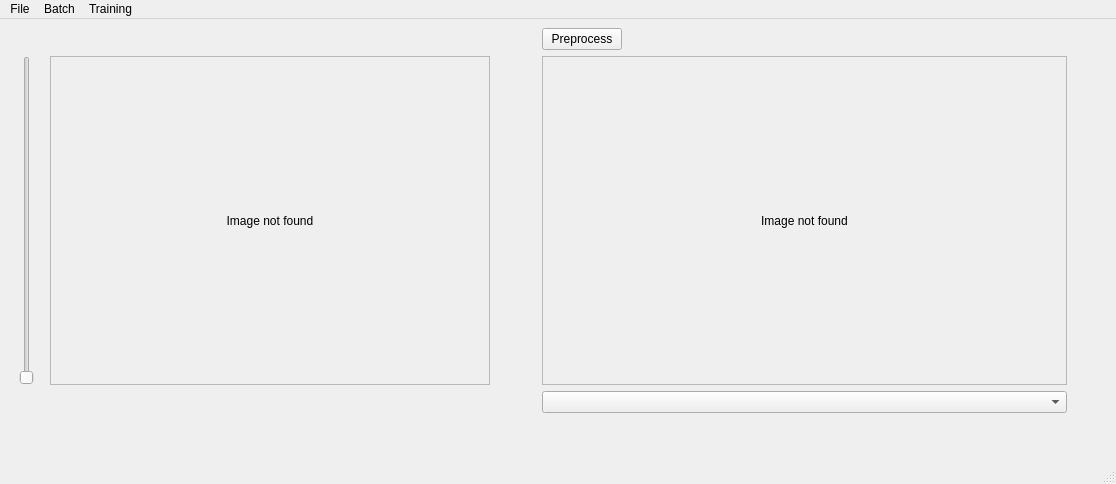
<?xml version="1.0" encoding="UTF-8"?>
<ui version="4.0">
 <class>MainWindow</class>
 <widget class="QMainWindow" name="MainWindow">
  <property name="geometry">
   <rect>
    <x>0</x>
    <y>0</y>
    <width>1116</width>
    <height>484</height>
   </rect>
  </property>
  <property name="windowTitle">
   <string>MainWindow</string>
  </property>
  <widget class="QWidget" name="centralwidget">
   <layout class="QGridLayout" name="gridLayout_2">
    <item row="4" column="3" colspan="3">
     <spacer name="verticalSpacer">
      <property name="orientation">
       <enum>Qt::Vertical</enum>
      </property>
      <property name="sizeType">
       <enum>QSizePolicy::Fixed</enum>
      </property>
      <property name="sizeHint" stdset="0">
       <size>
        <width>20</width>
        <height>40</height>
       </size>
      </property>
     </spacer>
    </item>
    <item row="2" column="3">
     <widget class="QScrollArea" name="source_image_scroll">
      <property name="minimumSize">
       <size>
        <width>300</width>
        <height>300</height>
       </size>
      </property>
      <property name="widgetResizable">
       <bool>true</bool>
      </property>
      <widget class="QWidget" name="scrollAreaWidgetContents">
       <property name="geometry">
        <rect>
         <x>0</x>
         <y>0</y>
         <width>428</width>
         <height>322</height>
        </rect>
       </property>
       <layout class="QGridLayout" name="gridLayout">
        <item row="0" column="1">
         <widget class="QLabel" name="source_label">
          <property name="text">
           <string>Image not found</string>
          </property>
          <property name="alignment">
           <set>Qt::AlignCenter</set>
          </property>
         </widget>
        </item>
       </layout>
      </widget>
     </widget>
    </item>
    <item row="2" column="5" colspan="2">
     <widget class="QScrollArea" name="scrollArea">
      <property name="minimumSize">
       <size>
        <width>300</width>
        <height>300</height>
       </size>
      </property>
      <property name="widgetResizable">
       <bool>true</bool>
      </property>
      <widget class="QWidget" name="scrollAreaWidgetContents_2">
       <property name="geometry">
        <rect>
         <x>0</x>
         <y>0</y>
         <width>508</width>
         <height>322</height>
        </rect>
       </property>
       <layout class="QGridLayout" name="gridLayout_3">
        <item row="0" column="0">
         <widget class="QLabel" name="preprocess_label">
          <property name="text">
           <string>Image not found</string>
          </property>
          <property name="alignment">
           <set>Qt::AlignCenter</set>
          </property>
         </widget>
        </item>
       </layout>
      </widget>
     </widget>
    </item>
    <item row="2" column="4">
     <spacer name="horizontalSpacer_3">
      <property name="orientation">
       <enum>Qt::Horizontal</enum>
      </property>
      <property name="sizeType">
       <enum>QSizePolicy::Fixed</enum>
      </property>
      <property name="sizeHint" stdset="0">
       <size>
        <width>40</width>
        <height>20</height>
       </size>
      </property>
     </spacer>
    </item>
    <item row="2" column="2">
     <spacer name="horizontalSpacer_4">
      <property name="orientation">
       <enum>Qt::Horizontal</enum>
      </property>
      <property name="sizeType">
       <enum>QSizePolicy::Fixed</enum>
      </property>
      <property name="sizeHint" stdset="0">
       <size>
        <width>10</width>
        <height>20</height>
       </size>
      </property>
     </spacer>
    </item>
    <item row="2" column="1">
     <widget class="QSlider" name="zoom_slider">
      <property name="minimum">
       <number>1</number>
      </property>
      <property name="maximum">
       <number>50</number>
      </property>
      <property name="orientation">
       <enum>Qt::Vertical</enum>
      </property>
     </widget>
    </item>
    <item row="2" column="0">
     <spacer name="horizontalSpacer">
      <property name="orientation">
       <enum>Qt::Horizontal</enum>
      </property>
      <property name="sizeType">
       <enum>QSizePolicy::Fixed</enum>
      </property>
      <property name="sizeHint" stdset="0">
       <size>
        <width>10</width>
        <height>20</height>
       </size>
      </property>
     </spacer>
    </item>
    <item row="0" column="5">
     <widget class="QPushButton" name="preprocess_button">
      <property name="text">
       <string>Preprocess</string>
      </property>
     </widget>
    </item>
    <item row="0" column="6">
     <spacer name="horizontalSpacer_5">
      <property name="orientation">
       <enum>Qt::Horizontal</enum>
      </property>
      <property name="sizeHint" stdset="0">
       <size>
        <width>40</width>
        <height>20</height>
       </size>
      </property>
     </spacer>
    </item>
    <item row="2" column="7">
     <spacer name="horizontalSpacer_2">
      <property name="orientation">
       <enum>Qt::Horizontal</enum>
      </property>
      <property name="sizeType">
       <enum>QSizePolicy::Fixed</enum>
      </property>
      <property name="sizeHint" stdset="0">
       <size>
        <width>40</width>
        <height>20</height>
       </size>
      </property>
     </spacer>
    </item>
    <item row="3" column="5" colspan="2">
     <widget class="QComboBox" name="preprocess_combo"/>
    </item>
   </layout>
  </widget>
  <widget class="QMenuBar" name="menubar">
   <property name="geometry">
    <rect>
     <x>0</x>
     <y>0</y>
     <width>1116</width>
     <height>21</height>
    </rect>
   </property>
   <widget class="QMenu" name="menuDatei">
    <property name="title">
     <string>File</string>
    </property>
    <addaction name="actionOpen_Image"/>
    <addaction name="separator"/>
    <addaction name="actionExit"/>
   </widget>
   <widget class="QMenu" name="menuBatch">
    <property name="title">
     <string>Batch</string>
    </property>
    <addaction name="actionCrop_Images"/>
    <addaction name="actionAdd_Species"/>
   </widget>
   <widget class="QMenu" name="menuTraining">
    <property name="title">
     <string>Training</string>
    </property>
   </widget>
   <addaction name="menuDatei"/>
   <addaction name="menuBatch"/>
   <addaction name="menuTraining"/>
  </widget>
  <widget class="QStatusBar" name="statusbar"/>
  <action name="actionBild_ffnen">
   <property name="text">
    <string>Bild öffnen</string>
   </property>
  </action>
  <action name="actionBeenden">
   <property name="text">
    <string>Beenden</string>
   </property>
  </action>
  <action name="actionOpen_Image">
   <property name="text">
    <string>Open Image</string>
   </property>
  </action>
  <action name="actionExit">
   <property name="text">
    <string>Exit</string>
   </property>
  </action>
  <action name="actionCrop_Images">
   <property name="text">
    <string>Crop Images</string>
   </property>
  </action>
  <action name="actionAdd_Species">
   <property name="text">
    <string>Extract Features</string>
   </property>
  </action>
 </widget>
 <resources/>
 <connections/>
</ui>
